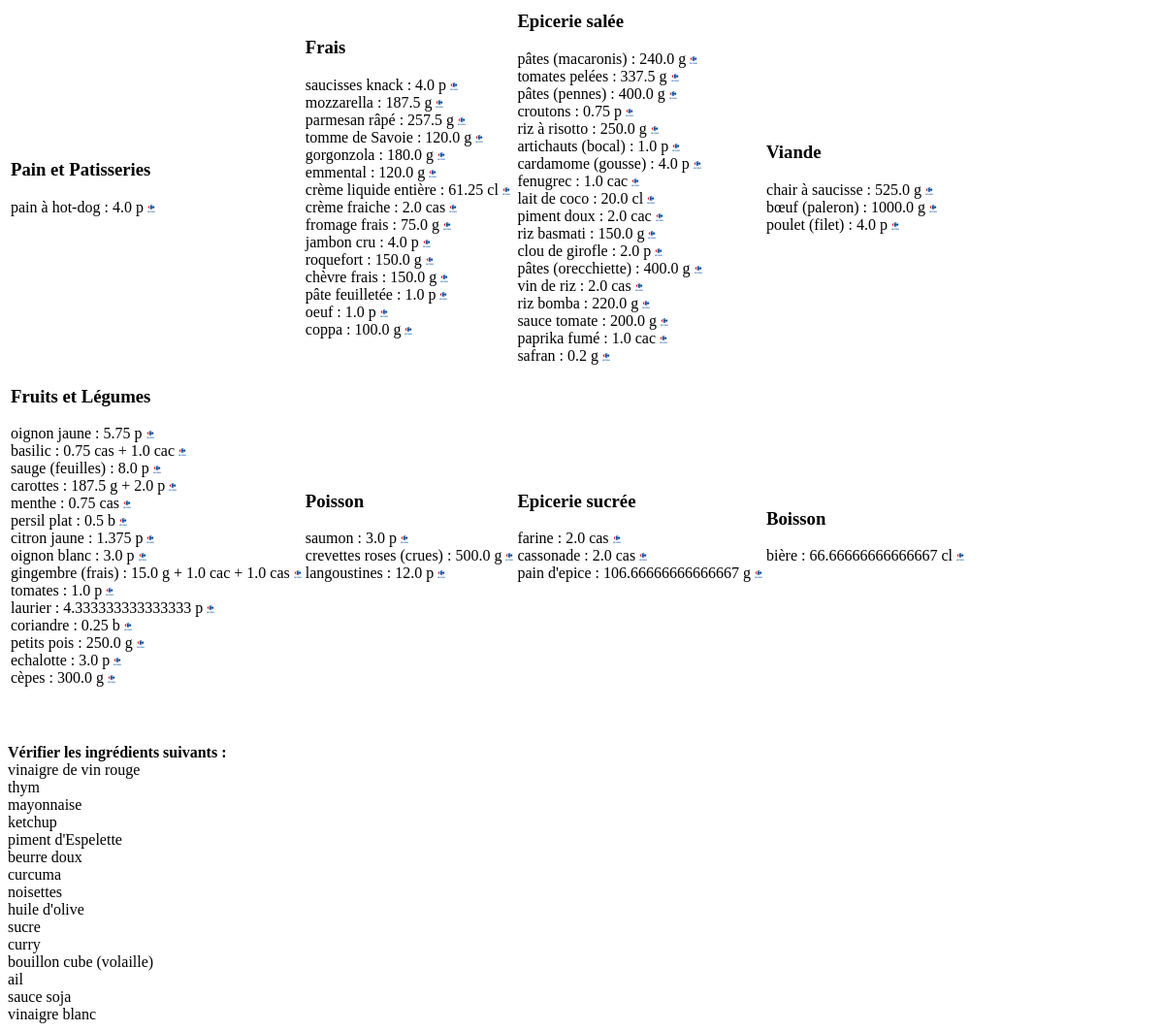
Page /menu/courses/6/?mode=print on the earlier database version.
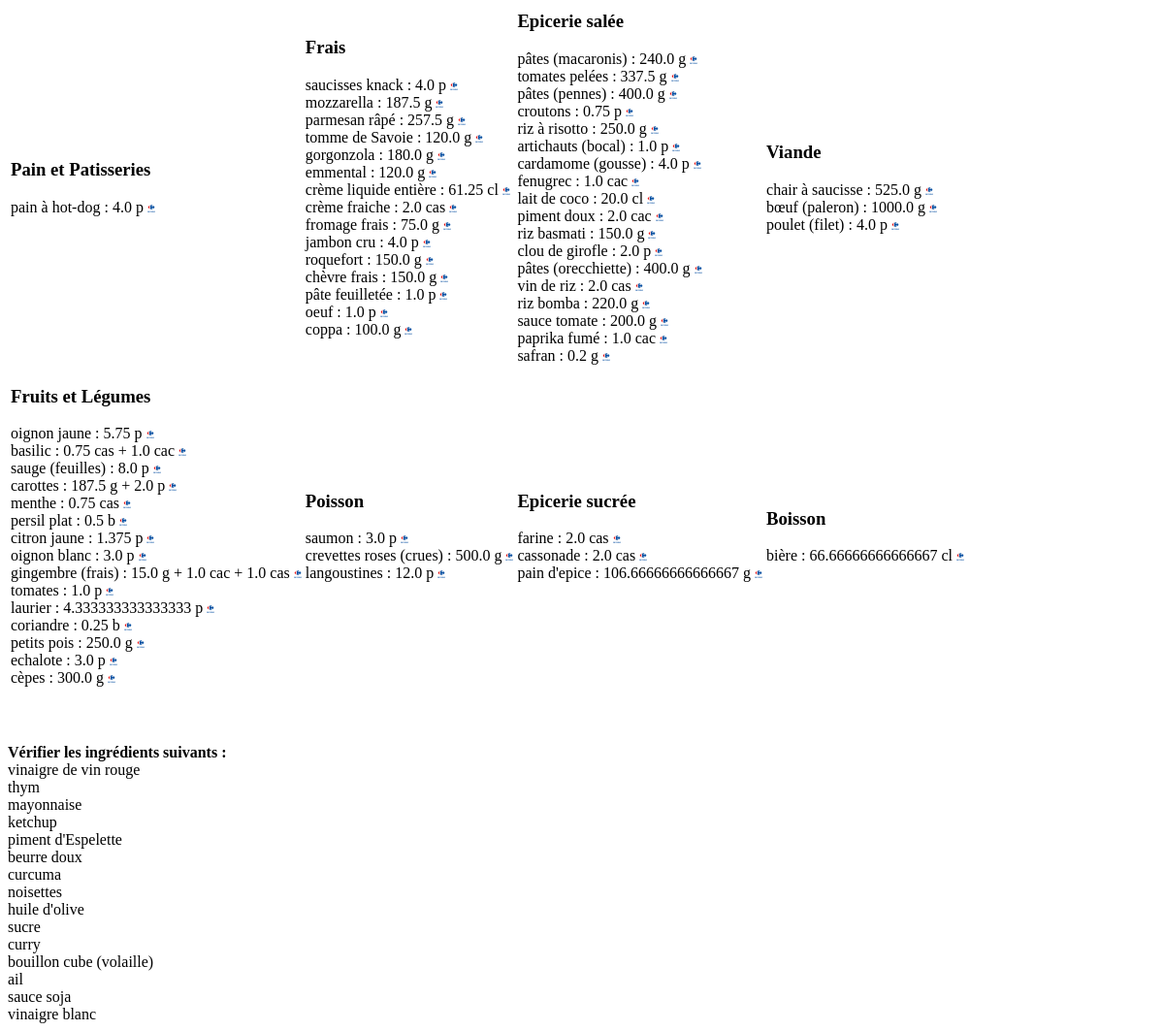
Same page on the later database version.
### recette/models.py (models this page shows)
class Ingredient(models.Model):
    class Rayon(models.TextChoices):
        PRIMEUR = 'FL', 'Fruits et Légumes'
        VIANDE = 'V', 'Viande'
        POISSON = 'P', 'Poisson'
        PAIN = 'P1', 'Pain et Patisseries'
        FRAI = 'F', 'Frais'
        SUREGELE = 'S', 'Surgelé'
        BOISSON = 'B', 'Boisson'
        SALE = 'SA', 'Epicerie salée'
        SUCRE = 'SU', 'Epicerie sucrée'
    nom = models.CharField(max_length=150, unique=True)
    rayon = models.CharField(max_length=100, choices=Rayon.choices)
    placard = models.BooleanField("Produit du placard", default=False)
    bio = models.BooleanField("Produit Bio", default=False)
    class Meta:
        ordering = ('nom',)
    def __str__(self):
        return self.nom

class ListeIngredients(models.Model):
    class Unite(models.TextChoices):
        GRAMME = 'g', 'grammes'
        UNITE = 'u', 'unités'
        PIECE = 'p', 'pièces'
        CLITRE = 'cl', 'cl'
        CAS = 'cas', 'CaS'
        CAC = 'cac', 'CaC'
        BOTTE = 'b','bottes'
        VERRE = 'v', 'verres'
    ingredient = models.ForeignKey('Ingredient', on_delete=models.CASCADE)
    recette = models.ForeignKey('Recette', on_delete=models.CASCADE)
    quantite = models.FloatField()
    unite = models.CharField(max_length=50, choices=Unite.choices)

### menu/views.py (the view)
# urls.py: path('courses/<int:pk>/', Courses.as_view(), name='courses'),
class Courses(View):
    template_name = "courses.html"
    def get(self, request, *args, **kwargs):
        menu = Menu.objects.get(id=kwargs['pk'])
        courses = {}
        placard = set()
        for repas in menu.menucomposition_set.all() :
            for ingredient in repas.recette.listeingredients_set.all():
                _rayon = ingredient.ingredient.get_rayon_display()
                _ing = ingredient.ingredient
                _unite = ingredient.unite
                if _rayon not in courses.keys() :
                    courses[_rayon] = {}
                if _ing not in courses[_rayon].keys() and _ing.placard == False :
                    courses[_rayon][_ing] = {}
                elif _ing.placard == True :
                    placard.add(_ing)
                if _ing.placard == False and _unite not in courses[_rayon][_ing] :
                    courses[_rayon][_ing][_unite] = 0
                if _ing.placard == False :
                    courses[_rayon][_ing][_unite] += ingredient.quantite * repas.portions / ingredient.recette.nombre
        mode = request.GET.get("mode")
        if mode and mode=="print" :
            return render(request, "courses-nocss.html", {'courses': courses, 'placard':placard, 'menu':menu})
        else :
            return render(request, self.template_name, {'courses': courses, 'placard':placard, 'menu':menu})

### templates/courses-nocss.html
{%load static%}
<html>
<head>
</head>
<body>
{%block main_content%}
{%if courses%}
	<table><tr>
		{% for rayon, list_rayon in courses.items %}
		<td>
			<h3>{{rayon}}</h3>
			{%for ingredient, list_unite in list_rayon.items%}
				{{ingredient}} :
				{%for unite, quantite in list_unite.items%}
					{% if forloop.last %}
						{{quantite}} {{unite}}
					{%else%}
						{{quantite}} {{unite}} +
					{%endif%}
				{%endfor%}
				<a href="https://www.carrefour.fr/s?q={{ingredient.nom}}" target="_blank"><img width=8 height=8 src="{%static 'images/carrefour_logo.png'%}" /></a>
				<br />
			{%endfor%}<br />
			</td>
			{%if forloop.counter|divisibleby:"4" %}</tr><tr>{%endif%}
			{%endfor%}
	</tr></table>
	{%endif%}
	<br /><br />
	{%if placard%}
		<b>Vérifier les ingrédients suivants :</b><br />
		{%for element in placard%}
			{{element}}<br />
		{%endfor%}
	{%endif%}
{%endblock%}
</body>
</html>

Differences in the rows shown:
changed Ingredient: nom "echalotte" → "echalote"
